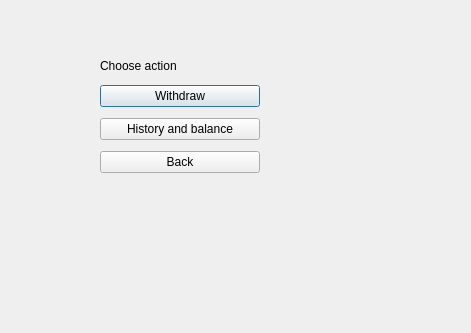
<?xml version="1.0" encoding="UTF-8"?>
<ui version="4.0">
 <class>debitwindow</class>
 <widget class="QDialog" name="debitwindow">
  <property name="geometry">
   <rect>
    <x>0</x>
    <y>0</y>
    <width>471</width>
    <height>333</height>
   </rect>
  </property>
  <property name="windowTitle">
   <string>Dialog</string>
  </property>
  <widget class="QLabel" name="label_2">
   <property name="geometry">
    <rect>
     <x>100</x>
     <y>50</y>
     <width>161</width>
     <height>31</height>
    </rect>
   </property>
   <property name="text">
    <string>Choose action</string>
   </property>
  </widget>
  <widget class="QWidget" name="verticalLayoutWidget_2">
   <property name="geometry">
    <rect>
     <x>100</x>
     <y>80</y>
     <width>160</width>
     <height>100</height>
    </rect>
   </property>
   <layout class="QVBoxLayout" name="verticalLayout_2">
    <item>
     <widget class="QPushButton" name="Dwithdraw">
      <property name="text">
       <string>Withdraw</string>
      </property>
     </widget>
    </item>
    <item>
     <widget class="QPushButton" name="Dhistory">
      <property name="text">
       <string>History and balance</string>
      </property>
     </widget>
    </item>
    <item>
     <widget class="QPushButton" name="DPoistu">
      <property name="text">
       <string>Back</string>
      </property>
     </widget>
    </item>
   </layout>
  </widget>
 </widget>
 <resources/>
 <connections/>
</ui>
